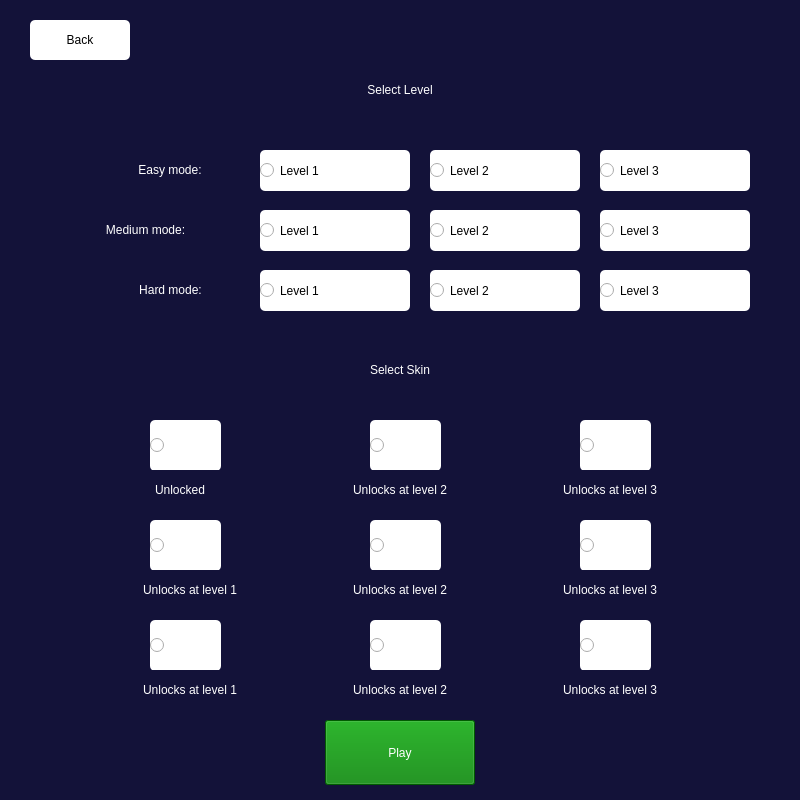
<?xml version="1.0" encoding="UTF-8"?>
<ui version="4.0">
 <class>Dialog</class>
 <widget class="QDialog" name="Dialog">
  <property name="geometry">
   <rect>
    <x>0</x>
    <y>0</y>
    <width>800</width>
    <height>800</height>
   </rect>
  </property>
  <property name="windowTitle">
   <string>Dialog</string>
  </property>
  <property name="styleSheet">
   <string notr="true">background-color:#131239;</string>
  </property>
  <widget class="QRadioButton" name="e_level1">
   <property name="geometry">
    <rect>
     <x>260</x>
     <y>150</y>
     <width>150</width>
     <height>41</height>
    </rect>
   </property>
   <property name="cursor">
    <cursorShape>PointingHandCursor</cursorShape>
   </property>
   <property name="styleSheet">
    <string notr="true">font: 75 italic 14pt &quot;Georgia&quot;;
background:white;
border-radius:5px;</string>
   </property>
   <property name="text">
    <string>Level 1</string>
   </property>
   <property name="icon">
    <iconset>
     <normaloff>../Images and icon/Unlocked.png</normaloff>../Images and icon/Unlocked.png</iconset>
   </property>
   <property name="iconSize">
    <size>
     <width>25</width>
     <height>25</height>
    </size>
   </property>
  </widget>
  <widget class="QRadioButton" name="e_level2">
   <property name="geometry">
    <rect>
     <x>430</x>
     <y>150</y>
     <width>150</width>
     <height>41</height>
    </rect>
   </property>
   <property name="cursor">
    <cursorShape>PointingHandCursor</cursorShape>
   </property>
   <property name="styleSheet">
    <string notr="true">font: 75 italic 14pt &quot;Georgia&quot;;
background:white;
border-radius:5px;</string>
   </property>
   <property name="text">
    <string>Level 2</string>
   </property>
   <property name="icon">
    <iconset>
     <normaloff>../Images and icon/Locked.png</normaloff>../Images and icon/Locked.png</iconset>
   </property>
   <property name="iconSize">
    <size>
     <width>25</width>
     <height>25</height>
    </size>
   </property>
  </widget>
  <widget class="QLabel" name="label_2">
   <property name="geometry">
    <rect>
     <x>90</x>
     <y>150</y>
     <width>160</width>
     <height>40</height>
    </rect>
   </property>
   <property name="styleSheet">
    <string notr="true">font: 16pt &quot;Georgia&quot;;
color:white;</string>
   </property>
   <property name="text">
    <string>Easy mode:</string>
   </property>
   <property name="alignment">
    <set>Qt::AlignCenter</set>
   </property>
  </widget>
  <widget class="QRadioButton" name="e_level3">
   <property name="geometry">
    <rect>
     <x>600</x>
     <y>150</y>
     <width>150</width>
     <height>41</height>
    </rect>
   </property>
   <property name="cursor">
    <cursorShape>PointingHandCursor</cursorShape>
   </property>
   <property name="styleSheet">
    <string notr="true">font: 75 italic 14pt &quot;Georgia&quot;;
background:white;
border-radius:5px;</string>
   </property>
   <property name="text">
    <string>Level 3</string>
   </property>
   <property name="icon">
    <iconset>
     <normaloff>../Images and icon/Locked.png</normaloff>../Images and icon/Locked.png</iconset>
   </property>
   <property name="iconSize">
    <size>
     <width>25</width>
     <height>25</height>
    </size>
   </property>
  </widget>
  <widget class="QRadioButton" name="m_level1">
   <property name="geometry">
    <rect>
     <x>260</x>
     <y>210</y>
     <width>150</width>
     <height>41</height>
    </rect>
   </property>
   <property name="cursor">
    <cursorShape>PointingHandCursor</cursorShape>
   </property>
   <property name="styleSheet">
    <string notr="true">font: 75 italic 14pt &quot;Georgia&quot;;
background:white;
border-radius:5px;</string>
   </property>
   <property name="text">
    <string>Level 1</string>
   </property>
   <property name="icon">
    <iconset>
     <normaloff>../Images and icon/Locked.png</normaloff>../Images and icon/Locked.png</iconset>
   </property>
   <property name="iconSize">
    <size>
     <width>25</width>
     <height>25</height>
    </size>
   </property>
  </widget>
  <widget class="QRadioButton" name="m_level2">
   <property name="geometry">
    <rect>
     <x>430</x>
     <y>210</y>
     <width>150</width>
     <height>41</height>
    </rect>
   </property>
   <property name="cursor">
    <cursorShape>PointingHandCursor</cursorShape>
   </property>
   <property name="styleSheet">
    <string notr="true">font: 75 italic 14pt &quot;Georgia&quot;;
background:white;
border-radius:5px;</string>
   </property>
   <property name="text">
    <string>Level 2</string>
   </property>
   <property name="icon">
    <iconset>
     <normaloff>../Images and icon/Locked.png</normaloff>../Images and icon/Locked.png</iconset>
   </property>
   <property name="iconSize">
    <size>
     <width>25</width>
     <height>25</height>
    </size>
   </property>
  </widget>
  <widget class="QRadioButton" name="m_level3">
   <property name="geometry">
    <rect>
     <x>600</x>
     <y>210</y>
     <width>150</width>
     <height>41</height>
    </rect>
   </property>
   <property name="cursor">
    <cursorShape>PointingHandCursor</cursorShape>
   </property>
   <property name="styleSheet">
    <string notr="true">font: 75 italic 14pt &quot;Georgia&quot;;
background:white;
border-radius:5px;</string>
   </property>
   <property name="text">
    <string>Level 3</string>
   </property>
   <property name="icon">
    <iconset>
     <normaloff>../Images and icon/Locked.png</normaloff>../Images and icon/Locked.png</iconset>
   </property>
   <property name="iconSize">
    <size>
     <width>25</width>
     <height>25</height>
    </size>
   </property>
  </widget>
  <widget class="QRadioButton" name="h_level1">
   <property name="geometry">
    <rect>
     <x>260</x>
     <y>270</y>
     <width>150</width>
     <height>41</height>
    </rect>
   </property>
   <property name="cursor">
    <cursorShape>PointingHandCursor</cursorShape>
   </property>
   <property name="styleSheet">
    <string notr="true">font: 75 italic 14pt &quot;Georgia&quot;;
background:white;
border-radius:5px;</string>
   </property>
   <property name="text">
    <string>Level 1</string>
   </property>
   <property name="icon">
    <iconset>
     <normaloff>../Images and icon/Locked.png</normaloff>../Images and icon/Locked.png</iconset>
   </property>
   <property name="iconSize">
    <size>
     <width>25</width>
     <height>25</height>
    </size>
   </property>
  </widget>
  <widget class="QRadioButton" name="h_level2">
   <property name="geometry">
    <rect>
     <x>430</x>
     <y>270</y>
     <width>150</width>
     <height>41</height>
    </rect>
   </property>
   <property name="cursor">
    <cursorShape>PointingHandCursor</cursorShape>
   </property>
   <property name="styleSheet">
    <string notr="true">font: 75 italic 14pt &quot;Georgia&quot;;
background:white;
border-radius:5px;</string>
   </property>
   <property name="text">
    <string>Level 2</string>
   </property>
   <property name="icon">
    <iconset>
     <normaloff>../Images and icon/Locked.png</normaloff>../Images and icon/Locked.png</iconset>
   </property>
   <property name="iconSize">
    <size>
     <width>25</width>
     <height>25</height>
    </size>
   </property>
  </widget>
  <widget class="QRadioButton" name="h_level3">
   <property name="geometry">
    <rect>
     <x>600</x>
     <y>270</y>
     <width>150</width>
     <height>41</height>
    </rect>
   </property>
   <property name="cursor">
    <cursorShape>PointingHandCursor</cursorShape>
   </property>
   <property name="styleSheet">
    <string notr="true">font: 75 italic 14pt &quot;Georgia&quot;;
background:white;
border-radius:5px;</string>
   </property>
   <property name="text">
    <string>Level 3</string>
   </property>
   <property name="icon">
    <iconset>
     <normaloff>../Images and icon/Locked.png</normaloff>../Images and icon/Locked.png</iconset>
   </property>
   <property name="iconSize">
    <size>
     <width>25</width>
     <height>25</height>
    </size>
   </property>
  </widget>
  <widget class="QLabel" name="label_3">
   <property name="geometry">
    <rect>
     <x>50</x>
     <y>210</y>
     <width>191</width>
     <height>40</height>
    </rect>
   </property>
   <property name="styleSheet">
    <string notr="true">font: 16pt &quot;Georgia&quot;;
color:white;</string>
   </property>
   <property name="text">
    <string>Medium mode:</string>
   </property>
   <property name="alignment">
    <set>Qt::AlignCenter</set>
   </property>
  </widget>
  <widget class="QLabel" name="label_4">
   <property name="geometry">
    <rect>
     <x>90</x>
     <y>270</y>
     <width>161</width>
     <height>40</height>
    </rect>
   </property>
   <property name="styleSheet">
    <string notr="true">font: 16pt &quot;Georgia&quot;;
color:white;
</string>
   </property>
   <property name="text">
    <string>Hard mode:</string>
   </property>
   <property name="alignment">
    <set>Qt::AlignCenter</set>
   </property>
  </widget>
  <widget class="QLabel" name="label">
   <property name="geometry">
    <rect>
     <x>310</x>
     <y>70</y>
     <width>180</width>
     <height>40</height>
    </rect>
   </property>
   <property name="styleSheet">
    <string notr="true">font: 75 20pt &quot;Georgia&quot;;
color:white;</string>
   </property>
   <property name="text">
    <string>Select Level</string>
   </property>
   <property name="alignment">
    <set>Qt::AlignCenter</set>
   </property>
  </widget>
  <widget class="QPushButton" name="f_back">
   <property name="geometry">
    <rect>
     <x>30</x>
     <y>20</y>
     <width>100</width>
     <height>40</height>
    </rect>
   </property>
   <property name="cursor">
    <cursorShape>PointingHandCursor</cursorShape>
   </property>
   <property name="styleSheet">
    <string notr="true">font: 75 italic 14pt &quot;Georgia&quot;;
background:white;
border-radius:5px;
color:black;</string>
   </property>
   <property name="text">
    <string>Back</string>
   </property>
   <property name="icon">
    <iconset>
     <normaloff>../Images and icon/Back.png</normaloff>../Images and icon/Back.png</iconset>
   </property>
   <property name="iconSize">
    <size>
     <width>25</width>
     <height>25</height>
    </size>
   </property>
  </widget>
  <widget class="QLabel" name="label_5">
   <property name="geometry">
    <rect>
     <x>310</x>
     <y>350</y>
     <width>180</width>
     <height>40</height>
    </rect>
   </property>
   <property name="styleSheet">
    <string notr="true">font: 75 20pt &quot;Georgia&quot;;
color:white;</string>
   </property>
   <property name="text">
    <string>Select Skin</string>
   </property>
   <property name="alignment">
    <set>Qt::AlignCenter</set>
   </property>
  </widget>
  <widget class="QRadioButton" name="skin_1">
   <property name="geometry">
    <rect>
     <x>150</x>
     <y>420</y>
     <width>71</width>
     <height>51</height>
    </rect>
   </property>
   <property name="cursor">
    <cursorShape>PointingHandCursor</cursorShape>
   </property>
   <property name="styleSheet">
    <string notr="true">background:white;
border-radius:5px;</string>
   </property>
   <property name="text">
    <string/>
   </property>
   <property name="icon">
    <iconset>
     <normaloff>../Mallet images/1.png</normaloff>../Mallet images/1.png</iconset>
   </property>
   <property name="iconSize">
    <size>
     <width>50</width>
     <height>50</height>
    </size>
   </property>
  </widget>
  <widget class="QRadioButton" name="skin_2">
   <property name="geometry">
    <rect>
     <x>370</x>
     <y>420</y>
     <width>71</width>
     <height>51</height>
    </rect>
   </property>
   <property name="cursor">
    <cursorShape>PointingHandCursor</cursorShape>
   </property>
   <property name="styleSheet">
    <string notr="true">background:white;
border-radius:5px;</string>
   </property>
   <property name="text">
    <string/>
   </property>
   <property name="icon">
    <iconset>
     <normaloff>../Mallet images/2.png</normaloff>../Mallet images/2.png</iconset>
   </property>
   <property name="iconSize">
    <size>
     <width>50</width>
     <height>50</height>
    </size>
   </property>
  </widget>
  <widget class="QRadioButton" name="skin_3">
   <property name="geometry">
    <rect>
     <x>580</x>
     <y>420</y>
     <width>71</width>
     <height>51</height>
    </rect>
   </property>
   <property name="cursor">
    <cursorShape>PointingHandCursor</cursorShape>
   </property>
   <property name="styleSheet">
    <string notr="true">background:white;
border-radius:5px;</string>
   </property>
   <property name="text">
    <string/>
   </property>
   <property name="icon">
    <iconset>
     <normaloff>../Mallet images/3.png</normaloff>../Mallet images/3.png</iconset>
   </property>
   <property name="iconSize">
    <size>
     <width>50</width>
     <height>50</height>
    </size>
   </property>
  </widget>
  <widget class="QLabel" name="s1_label">
   <property name="geometry">
    <rect>
     <x>130</x>
     <y>470</y>
     <width>100</width>
     <height>40</height>
    </rect>
   </property>
   <property name="styleSheet">
    <string notr="true">font: 12pt &quot;Georgia&quot;;
color:white;</string>
   </property>
   <property name="text">
    <string>Unlocked</string>
   </property>
   <property name="alignment">
    <set>Qt::AlignCenter</set>
   </property>
  </widget>
  <widget class="QLabel" name="s2_label">
   <property name="geometry">
    <rect>
     <x>320</x>
     <y>470</y>
     <width>160</width>
     <height>40</height>
    </rect>
   </property>
   <property name="styleSheet">
    <string notr="true">font: 12pt &quot;Georgia&quot;;
color:white;</string>
   </property>
   <property name="text">
    <string>Unlocks at level 2</string>
   </property>
   <property name="alignment">
    <set>Qt::AlignCenter</set>
   </property>
  </widget>
  <widget class="QLabel" name="s3_label">
   <property name="geometry">
    <rect>
     <x>530</x>
     <y>470</y>
     <width>160</width>
     <height>40</height>
    </rect>
   </property>
   <property name="styleSheet">
    <string notr="true">font: 12pt &quot;Georgia&quot;;
color:white;</string>
   </property>
   <property name="text">
    <string>Unlocks at level 3</string>
   </property>
   <property name="alignment">
    <set>Qt::AlignCenter</set>
   </property>
  </widget>
  <widget class="QRadioButton" name="skin_4">
   <property name="geometry">
    <rect>
     <x>150</x>
     <y>520</y>
     <width>71</width>
     <height>51</height>
    </rect>
   </property>
   <property name="cursor">
    <cursorShape>PointingHandCursor</cursorShape>
   </property>
   <property name="styleSheet">
    <string notr="true">background:white;
border-radius:5px;</string>
   </property>
   <property name="text">
    <string/>
   </property>
   <property name="icon">
    <iconset>
     <normaloff>../Mallet images/4.png</normaloff>../Mallet images/4.png</iconset>
   </property>
   <property name="iconSize">
    <size>
     <width>50</width>
     <height>50</height>
    </size>
   </property>
  </widget>
  <widget class="QRadioButton" name="skin_5">
   <property name="geometry">
    <rect>
     <x>370</x>
     <y>520</y>
     <width>71</width>
     <height>51</height>
    </rect>
   </property>
   <property name="cursor">
    <cursorShape>PointingHandCursor</cursorShape>
   </property>
   <property name="styleSheet">
    <string notr="true">background:white;
border-radius:5px;</string>
   </property>
   <property name="text">
    <string/>
   </property>
   <property name="icon">
    <iconset>
     <normaloff>../Mallet images/5.png</normaloff>../Mallet images/5.png</iconset>
   </property>
   <property name="iconSize">
    <size>
     <width>50</width>
     <height>50</height>
    </size>
   </property>
  </widget>
  <widget class="QRadioButton" name="skin_6">
   <property name="geometry">
    <rect>
     <x>580</x>
     <y>520</y>
     <width>71</width>
     <height>51</height>
    </rect>
   </property>
   <property name="cursor">
    <cursorShape>PointingHandCursor</cursorShape>
   </property>
   <property name="styleSheet">
    <string notr="true">background:white;
border-radius:5px;</string>
   </property>
   <property name="text">
    <string/>
   </property>
   <property name="icon">
    <iconset>
     <normaloff>../Mallet images/6.png</normaloff>../Mallet images/6.png</iconset>
   </property>
   <property name="iconSize">
    <size>
     <width>50</width>
     <height>50</height>
    </size>
   </property>
  </widget>
  <widget class="QRadioButton" name="skin_7">
   <property name="geometry">
    <rect>
     <x>150</x>
     <y>620</y>
     <width>71</width>
     <height>51</height>
    </rect>
   </property>
   <property name="cursor">
    <cursorShape>PointingHandCursor</cursorShape>
   </property>
   <property name="styleSheet">
    <string notr="true">background:white;
border-radius:5px;</string>
   </property>
   <property name="text">
    <string/>
   </property>
   <property name="icon">
    <iconset>
     <normaloff>../Mallet images/7.png</normaloff>../Mallet images/7.png</iconset>
   </property>
   <property name="iconSize">
    <size>
     <width>50</width>
     <height>50</height>
    </size>
   </property>
  </widget>
  <widget class="QRadioButton" name="skin_8">
   <property name="geometry">
    <rect>
     <x>370</x>
     <y>620</y>
     <width>71</width>
     <height>51</height>
    </rect>
   </property>
   <property name="cursor">
    <cursorShape>PointingHandCursor</cursorShape>
   </property>
   <property name="styleSheet">
    <string notr="true">background:white;
border-radius:5px;</string>
   </property>
   <property name="text">
    <string/>
   </property>
   <property name="icon">
    <iconset>
     <normaloff>../Mallet images/8.png</normaloff>../Mallet images/8.png</iconset>
   </property>
   <property name="iconSize">
    <size>
     <width>50</width>
     <height>50</height>
    </size>
   </property>
  </widget>
  <widget class="QRadioButton" name="skin_9">
   <property name="geometry">
    <rect>
     <x>580</x>
     <y>620</y>
     <width>71</width>
     <height>51</height>
    </rect>
   </property>
   <property name="cursor">
    <cursorShape>PointingHandCursor</cursorShape>
   </property>
   <property name="styleSheet">
    <string notr="true">background:white;
border-radius:5px;</string>
   </property>
   <property name="text">
    <string/>
   </property>
   <property name="icon">
    <iconset>
     <normaloff>../Mallet images/9.png</normaloff>../Mallet images/9.png</iconset>
   </property>
   <property name="iconSize">
    <size>
     <width>50</width>
     <height>50</height>
    </size>
   </property>
  </widget>
  <widget class="QLabel" name="s4_label">
   <property name="geometry">
    <rect>
     <x>110</x>
     <y>570</y>
     <width>160</width>
     <height>40</height>
    </rect>
   </property>
   <property name="styleSheet">
    <string notr="true">font: 12pt &quot;Georgia&quot;;
color:white;</string>
   </property>
   <property name="text">
    <string>Unlocks at level 1</string>
   </property>
   <property name="alignment">
    <set>Qt::AlignCenter</set>
   </property>
  </widget>
  <widget class="QLabel" name="s5_label">
   <property name="geometry">
    <rect>
     <x>320</x>
     <y>570</y>
     <width>160</width>
     <height>40</height>
    </rect>
   </property>
   <property name="styleSheet">
    <string notr="true">font: 12pt &quot;Georgia&quot;;
color:white;</string>
   </property>
   <property name="text">
    <string>Unlocks at level 2</string>
   </property>
   <property name="alignment">
    <set>Qt::AlignCenter</set>
   </property>
  </widget>
  <widget class="QLabel" name="s6_label">
   <property name="geometry">
    <rect>
     <x>530</x>
     <y>570</y>
     <width>160</width>
     <height>40</height>
    </rect>
   </property>
   <property name="styleSheet">
    <string notr="true">font: 12pt &quot;Georgia&quot;;
color:white;</string>
   </property>
   <property name="text">
    <string>Unlocks at level 3</string>
   </property>
   <property name="alignment">
    <set>Qt::AlignCenter</set>
   </property>
  </widget>
  <widget class="QLabel" name="s7_label">
   <property name="geometry">
    <rect>
     <x>110</x>
     <y>670</y>
     <width>160</width>
     <height>40</height>
    </rect>
   </property>
   <property name="styleSheet">
    <string notr="true">font: 12pt &quot;Georgia&quot;;
color:white;</string>
   </property>
   <property name="text">
    <string>Unlocks at level 1</string>
   </property>
   <property name="alignment">
    <set>Qt::AlignCenter</set>
   </property>
  </widget>
  <widget class="QLabel" name="s8_label">
   <property name="geometry">
    <rect>
     <x>320</x>
     <y>670</y>
     <width>160</width>
     <height>40</height>
    </rect>
   </property>
   <property name="styleSheet">
    <string notr="true">font: 12pt &quot;Georgia&quot;;
color:white;</string>
   </property>
   <property name="text">
    <string>Unlocks at level 2</string>
   </property>
   <property name="alignment">
    <set>Qt::AlignCenter</set>
   </property>
  </widget>
  <widget class="QLabel" name="s9_label">
   <property name="geometry">
    <rect>
     <x>530</x>
     <y>670</y>
     <width>160</width>
     <height>40</height>
    </rect>
   </property>
   <property name="styleSheet">
    <string notr="true">font: 12pt &quot;Georgia&quot;;
color:white;</string>
   </property>
   <property name="text">
    <string>Unlocks at level 3</string>
   </property>
   <property name="alignment">
    <set>Qt::AlignCenter</set>
   </property>
  </widget>
  <widget class="QPushButton" name="f_play">
   <property name="geometry">
    <rect>
     <x>325</x>
     <y>720</y>
     <width>150</width>
     <height>65</height>
    </rect>
   </property>
   <property name="cursor">
    <cursorShape>PointingHandCursor</cursorShape>
   </property>
   <property name="styleSheet">
    <string notr="true">font: 16pt &quot;Arial Rounded MT Bold&quot;;
padding:15px;
background-color:green;
color:white;

</string>
   </property>
   <property name="text">
    <string>Play</string>
   </property>
  </widget>
 </widget>
 <resources/>
 <connections/>
</ui>
